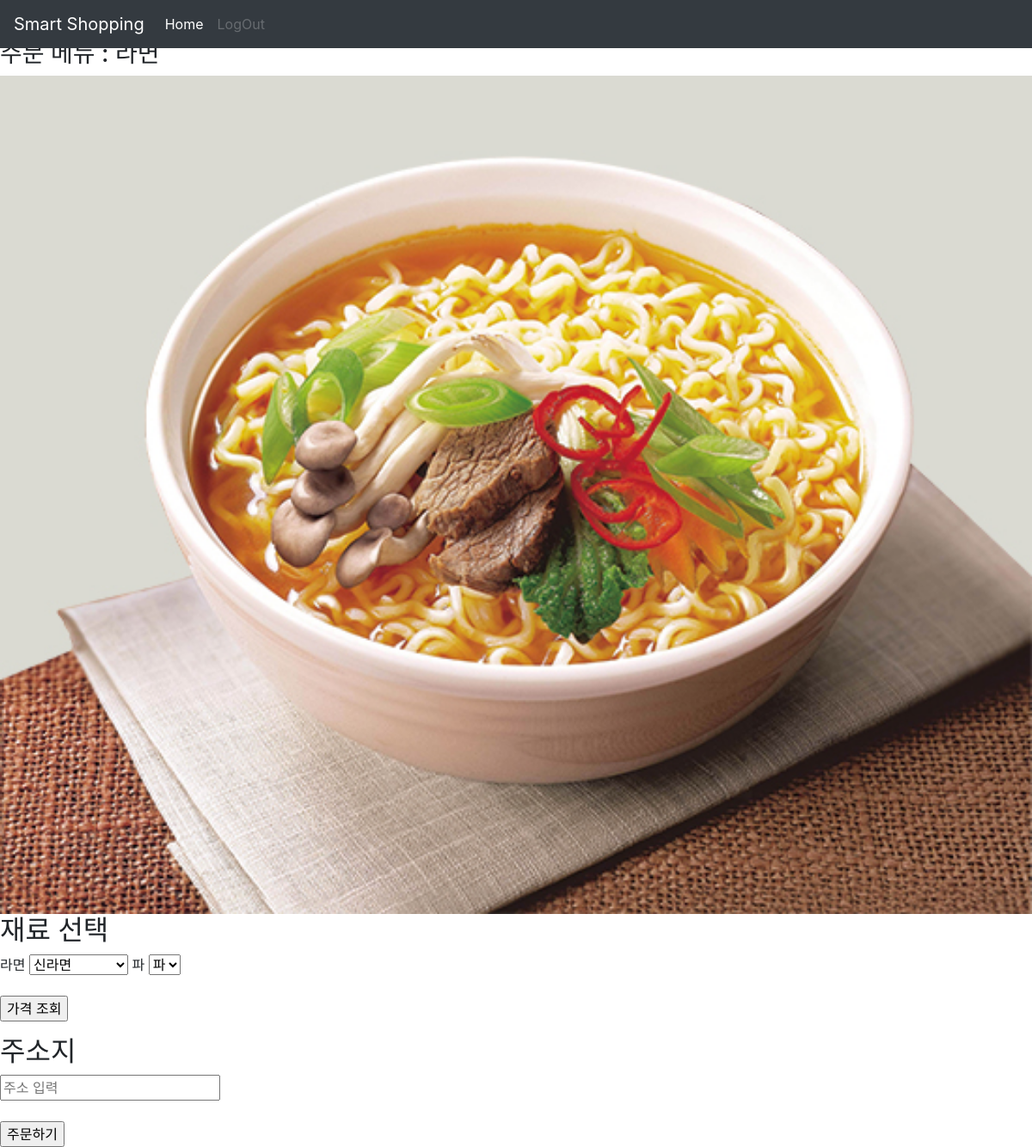
The app's page /tracking/get_order/1 with its own data.
### Main/models.py (models this page shows, shortened)
class Recipe(models.Model):
    recipe_name = models.CharField(max_length=40)
    recipe_image = models.ImageField(upload_to="images/Recipe", blank=True)

### Pickup/models.py (models this page shows, shortened)
class ClassifyIngredient(models.Model):
    class_ingred = models.CharField(max_length=20)

class Ingredients(models.Model):
    ingred_name = models.CharField(max_length=50) # 재료 이름
    ingred_images = models.ImageField(upload_to="images/ingredients", blank=True) # 재료 사진
    price = models.IntegerField() # 가격
    gross_weight = models.IntegerField() # 중량
    classify = models.ForeignKey(ClassifyIngredient, on_delete=models.CASCADE) # 재료 분류
    def __str__(self):
        return self.ingred_name

### Tracking/views.py (the view)
# urls.py: path('get_order/<int:id>', views.getUserOrder, name='get_order'),
def getUserOrder(request, id):
    if request.method == 'GET':
        recipe = get_object_or_404(Recipe, pk=id)
        ingredients = Cooking.objects.filter(recipe=recipe)
        recipe_ingred = {}
        ingred_name = []
        ingred_index = []
        for i in ingredients:
            ingred_name.append(i.ingredients.class_ingred)
            ingred_index.append(i.ingredients.id)
        for j in range(len(ingred_name)):
            recipe_ingred[ingred_name[j]] = Ingredients.objects.filter(classify=ingred_index[j])
        print(recipe_ingred)
        for k in range(len(recipe_ingred)):
            temp = recipe_ingred[ingred_name[k]]
            temp_list = []
            for l in range(len(temp)):
                temp_list.append(temp[l].ingred_name)
            recipe_ingred[ingred_name[k]] = temp_list
        print(recipe_ingred)
        return render(request, 'order.html', {"recipe_ingred":recipe_ingred.items() ,'recipe':recipe})

### Tracking/templates/order.html (shortened to what this page needs)
<!DOCTYPE html>
{% extends 'base.html' %}
    {% block content %}
    <h2>주문하기</h2>
    <h3>주문 메뉴 : {{recipe.recipe_name}}</h3>
    {% if recipe.recipe_image.url is not None%}
    <img src="{{recipe.recipe_image.url}}">
    {% endif%}
    <form method="POST" action="{% url 'tracking:check_order_list'%}">
        <h2>재료 선택</h2>
        {% for key, values in recipe_ingred%}
        {{key}}
        <select name="{{key}}">
            {% for v in values%}
            <option value="{{v}}">{{v}}</option>
            {% endfor %}
        </select>
        {% endfor %}
        <br><br>
        <input type="button" id='add' value="가격 조회">
        <h2>주소지</h2>
        <input type="text" name='address' placeholder="주소 입력">
        <br><br>
        <input type="submit" value="주문하기">
    </form>
    {% endblock %}

### records on screen
Recipe: recipe_name "라면", recipe_image (picture)
ClassifyIngredient: recipe_ingred "라면"
Ingredients: ingred_name.class_ingred "신라면"

### other values on screen
{{ key }} "파"
form field value "파"
